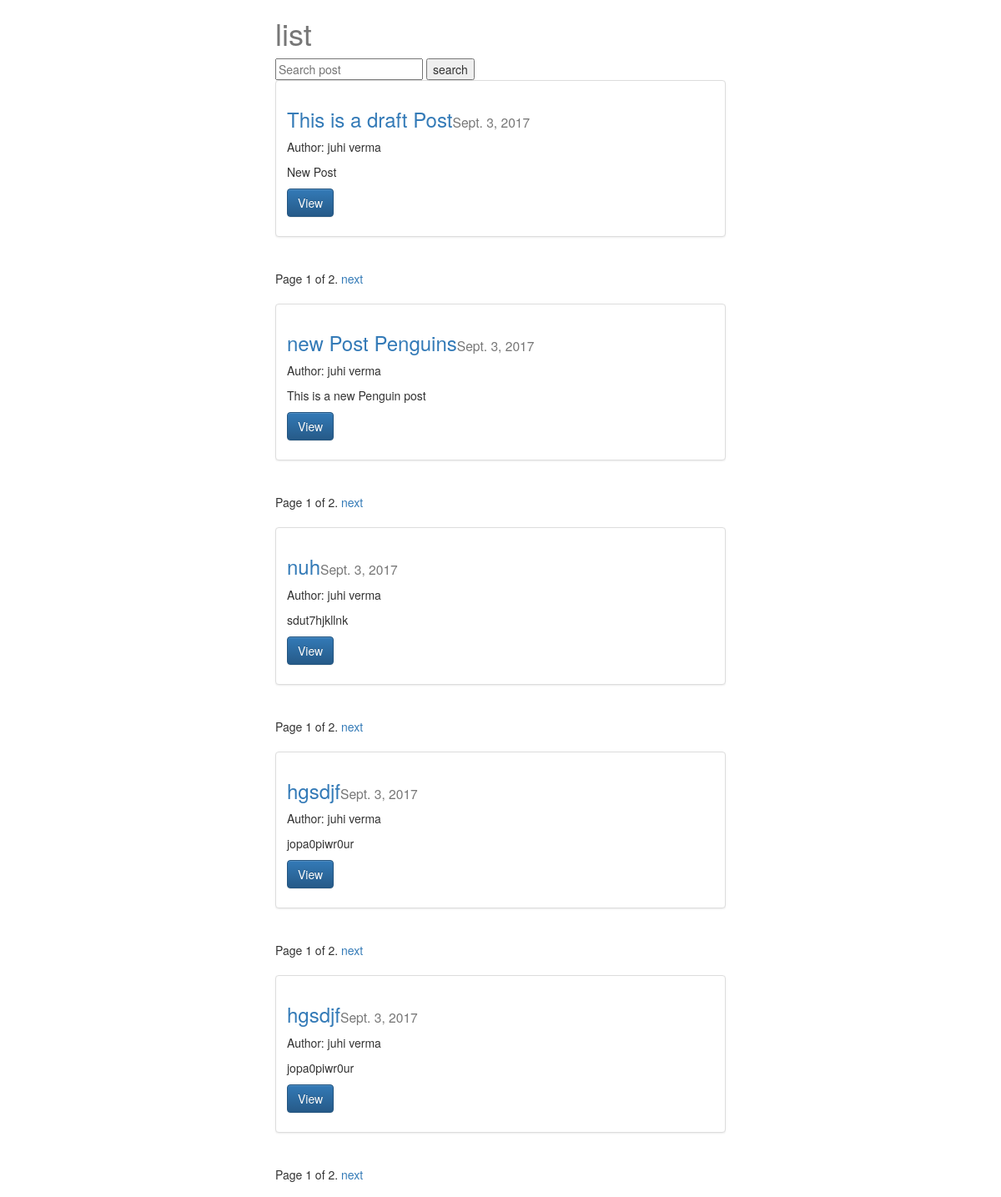
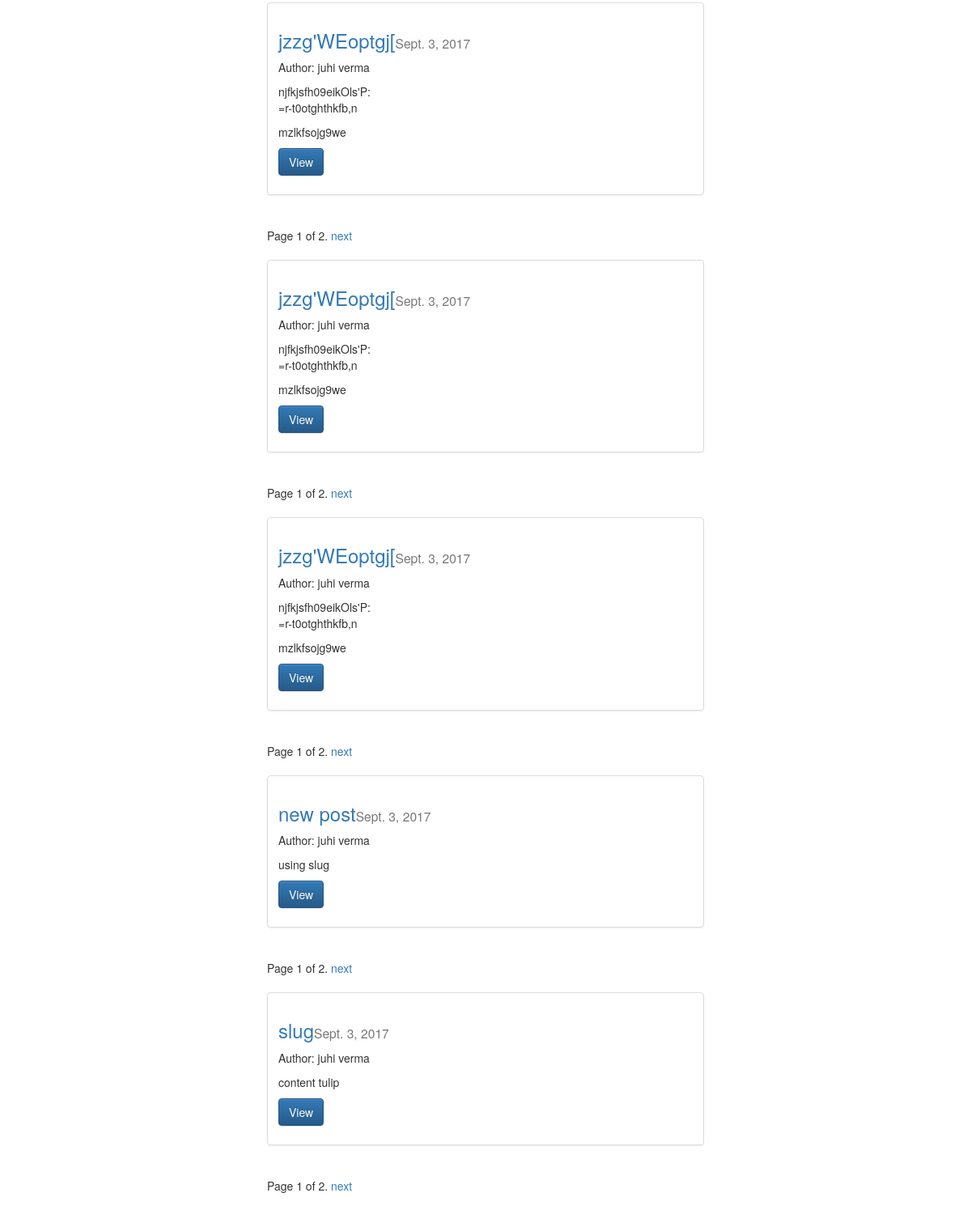
Screenshot of /blog_app/ with the database file from the repository (2 pictures, top to bottom).
### blog_app/models.py (models this page shows, shortened)
class Post(models.Model):
    user =  models.ForeignKey(settings.AUTH_USER_MODEL, blank=True, default=1)
    title = models.CharField(max_length=120)
    slug = models.SlugField(unique=True)
    image = models.ImageField(upload_to=upload_location,null=True,blank=True,height_field="height_field",width_field="width_field")
    height_field = models.IntegerField(default=0)
    width_field = models.IntegerField(default=0)
    content = models.TextField()
    draft = models.BooleanField(default=False)
    publish = models.DateField(auto_now=False, auto_now_add=False)
    updated = models.DateTimeField(auto_now=True, auto_now_add=False)
    timestamp = models.DateTimeField(auto_now=False, auto_now_add=True)
    def get_absolute_url(self):
        return reverse("detail", kwargs={"id": self.id})
    class Meta:
        ordering = ['-timestamp','-updated']

### blog_app/views.py (the view, shortened to what this page needs)
def post_list(request):
    queryset_list = Post.objects.all() #.order_by("-timestamp")
    query = request.GET.get("q")
    paginator = Paginator(queryset_list, 10) # Show 25 contacts per page
    page_request_var = "abc"
    page = request.GET.get(page_request_var)
    try:
        queryset = paginator.page(page)
    except PageNotAnInteger:
        queryset = paginator.page(1)
    except EmptyPage:
        queryset = paginator.page(paginator.num_pages)
    context = {
        "object_list":queryset,
        "title": "list",
        "page_request_var":page_request_var
    }
    return render(request,"post_list.html",context)

### template/post_list.html (shortened to what this page needs)
{% extends "base.html" %}
{% block content %}
<div class='col-sm-6 col-sm-offset-3'>
<h1>{{ title }}</h1>
<form method='GET' action="">
  <input type='text' name='q' placeholder="Search post" value='{{ request.GET.q }}' />
  <input type='submit' value="search"/>
</form>
{% for obj in object_list %}
<div class="row">
  <div class="col-sm-12">
    <div class="thumbnail">
      <div class="caption">
        <h3><a href='{{ obj.get_absolute_url }}'>{{ obj.title }}</a><small>{{ obj.publish }}</small>
        </h3>
        {% if obj.user.get_full_name %}<p>Author: {{ obj.user.get_full_name}}</p>{% endif %}
        <p>{{ obj.content|linebreaks|truncatechars:120}}</p>
        <p><a href="{{ obj.get_absolute_url }}" class="btn btn-primary" role="button">View</a></p>
      </div>
    </div>
  </div>
</div>
<div class="pagination">
    <span class="step-links">
        <span class="current">
            Page {{ object_list.number }} of {{ object_list.paginator.num_pages }}.
        </span>
        {% if object_list.has_next %}
            <a href="?{{ page_request_var }}={{ object_list.next_page_number }}&q={{ request.GET.q }}">next</a>
        {% endif %}
    </span>
</div>
{% endfor %}
</div>
{% endblock content %}

### template/base.html (shortened to what this page needs)
<!DOCTYPE html>
{% load staticfiles %}
<html>
  <head>
    <link rel="stylesheet" href="https://maxcdn.bootstrapcdn.com/bootstrap/3.3.7/css/bootstrap.min.css">
    <link rel="stylesheet" href="https://maxcdn.bootstrapcdn.com/bootstrap/3.3.7/css/bootstrap-theme.min.css">
    <link rel="stylesheet" href='{% static "css/base.css" %}'/>
  </head>
  <body>
<div class="container">
  {% block content %}
  {% endblock content %}
</div>
  </body>
</html>

### static/css/base.css (style rules this page uses)
h1 { color: #777777; }

### rows the page displays
Post: title "This is a draft Post", publish "Sept. 3, 2017", user.get_full_name "juhi verma", content "New Post", number "1", paginator.num_pages "2"
Post: title "new Post Penguins", publish "Sept. 3, 2017", user.get_full_name "juhi verma", content "This is a new Penguin post", number "1", paginator.num_pages "2"
Post: title "nuh", publish "Sept. 3, 2017", user.get_full_name "juhi verma", content "sdut7hjkllnk", number "1", paginator.num_pages "2"
Post: title "hgsdjf", publish "Sept. 3, 2017", user.get_full_name "juhi verma", content "jopa0piwr0ur", number "1", paginator.num_pages "2"
Post: title "hgsdjf", publish "Sept. 3, 2017", user.get_full_name "juhi verma", content "jopa0piwr0ur", number "1", paginator.num_pages "2"
Post: title "jzzg'WEoptgj[", publish "Sept. 3, 2017", user.get_full_name "juhi verma", content "njfkjsfh09eikOls'P: =r-t0otghthkfb,n mzlkfsojg9we", number "1", paginator.num_pages "2"
Post: title "jzzg'WEoptgj[", publish "Sept. 3, 2017", user.get_full_name "juhi verma", content "njfkjsfh09eikOls'P: =r-t0otghthkfb,n mzlkfsojg9we", number "1", paginator.num_pages "2"
Post: title "jzzg'WEoptgj[", publish "Sept. 3, 2017", user.get_full_name "juhi verma", content "njfkjsfh09eikOls'P: =r-t0otghthkfb,n mzlkfsojg9we", number "1", paginator.num_pages "2"
Post: title "new post", publish "Sept. 3, 2017", user.get_full_name "juhi verma", content "using slug", number "1", paginator.num_pages "2"
Post: title "slug", publish "Sept. 3, 2017", user.get_full_name "juhi verma", content "content tulip", number "1", paginator.num_pages "2"

### other values shown
{{ title }} "list"
